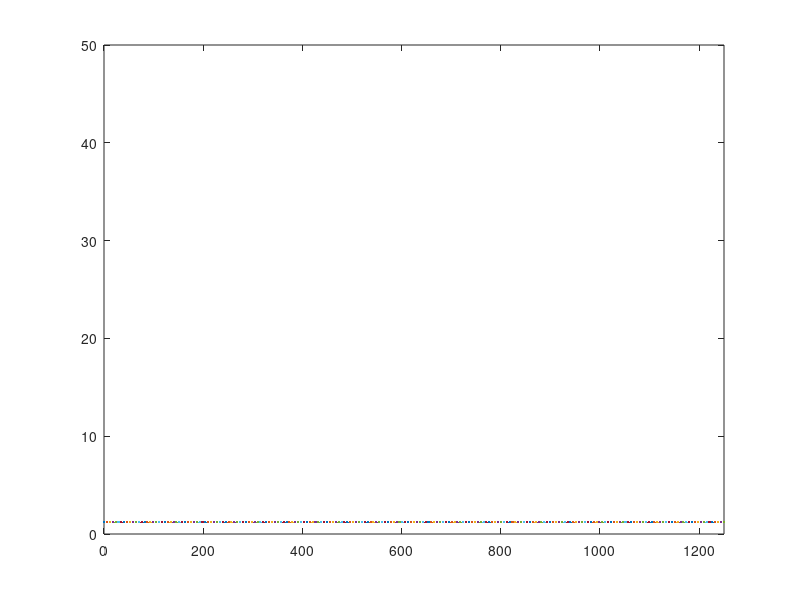

Recreate this plot in MATLAB.
# all lengths are in mm, mm4, N, etc

clear, close all;

BRIDGE_LEN = 1250;

weight_loc = [0, 100, 200];
weight_amt = [100, 100, 250];
inertia_mm = 0.418e6;
y_bar_mm = 41.4;

# calculate axle pos relative to LHS
ED_WHEEL = 52;
AX_TO_AX = 176;
CAR_TO_CAR = 164;
TRAIN_REL_POS = [ED_WHEEL AX_TO_AX CAR_TO_CAR AX_TO_AX CAR_TO_CAR AX_TO_AX];
TRAIN_LEN = sum(TRAIN_REL_POS)
TRAIN_REL_POS = cumsum(TRAIN_REL_POS);

FREIGHT_N = 100;
FREIGHT_N = FREIGHT_N / 2;
BACK_MULT = 1.1;
BACK_N = FREIGHT_N * BACK_MULT;
LOCO_MULT = 1.38;
LOCO_N = FREIGHT_N * LOCO_MULT;
TRAIN_WEIGHT = ones(1, 6) .* FREIGHT_N;
TRAIN_WEIGHT(1) = BACK_N;
TRAIN_WEIGHT(2) = BACK_N;
TRAIN_WEIGHT(5) = LOCO_N;
TRAIN_WEIGHT(6) = LOCO_N;
TRAIN_WEIGHT = -1 .* TRAIN_WEIGHT;
TOTAL_TRAIN_WEIGHT = sum(TRAIN_WEIGHT)

# calculate the reaction forces
SUPPORT_L = 25;
SUPPORT_R = 1225;

# find the reaction forces on both sides
START_SIM = -TRAIN_LEN;
END_SIM = SUPPORT_R;
#START_SIM = 500
#END_SIM = 500
STEP_SIM = 10;
reaction = [[]:[]];
steps = START_SIM:STEP_SIM:END_SIM;
max_moment = -1;
max_shear = -1;
for position = steps;
  # find the reaction forces for each step
  train_pos = TRAIN_REL_POS + position; # converts relative train pos to abs
  # filters out axles that are not on the bridge anymore
  # train_pos = train_pos .* (train_pos > SUPPORT_L) .* (train_pos < SUPPORT_R)
  dist_to_lhs = train_pos - SUPPORT_L;
  # checks if the train is on the bridge
  trains_on_bridge = (train_pos > SUPPORT_L) .* (train_pos < SUPPORT_R);
  moments_to_lhs = dist_to_lhs .* TRAIN_WEIGHT .* trains_on_bridge;
  dist_between_support = SUPPORT_R - SUPPORT_L;
  reaction_rhs = sum(moments_to_lhs) / dist_between_support * -1;
  reaction_lhs = -sum(TRAIN_WEIGHT .* trains_on_bridge) - reaction_rhs;

  reaction(1,end+1) = reaction_lhs;
  reaction(2,end) = reaction_rhs;

  # filter the train axles so that only the ones within the range are valid

  train_load = nonzeros(TRAIN_WEIGHT .* trains_on_bridge);
  train_pos = nonzeros(train_pos .* trains_on_bridge);

  force_loc = [SUPPORT_L, train_pos', SUPPORT_R];
  force_loc = repelem(force_loc, 2);
  force_loc = [force_loc, 0];

  shear_n = [reaction_lhs, train_load', reaction_rhs];
  shear_n = repelem(cumsum(shear_n), 2);
  shear_n = [0, shear_n];
  max_shear(end+1) = max(shear_n);

  moment_n = [0];
  moment_loc = force_loc;
  for idx = 1:length(force_loc)-1
    cur_shear = shear_n(idx+1);
    moment_len = force_loc(idx+1) - force_loc(idx);
    moment_n(end+1) = cur_shear * moment_len;
  end
  moment_n = cumsum(moment_n);
  max_moment(end+1) = max(moment_n);

  plot(moment_loc, moment_n) # for the BME
  #plot(force_loc, shear_n) # for the SFE
  hold on

#  shear = [[reaction_lhs, train_load, reaction_rhs],[SUPPORT_L, train_pos, SUPPORT_R]]
#  plot(shear(2,:), shear(1,:))
#  hold on
end

hold off

#plot(steps, reaction(1,:));
#hold on
#plot(steps, reaction(2,:));
#legend("LHS Reaction", "RHS Reaction")
#hold off

max_moment = max(max_moment)
max_shear = max(max_shear)

# DANIEL check compressive strength at the top

# DANIEL check compressive strength at the bottom

# DANIEL check buckling at the top

# YANG check buckling at the bottom and glue

%% Calculate FOS's

MAX_SHEAR_GLUE = 2 % MPA
MAX_SHEAR_MATBOARD = 4 % MPA
GLUE_WIDTH = 10 % mm
TOP_LENGTH = 100 % mm
MAT_THICKNESS = 1.27 % mm
LEG_SEPERATION = 80
LEG_HEIGHT = 75

dimensions = [TOP_LENGTH, LEG_SEPERATION, LEG_HEIGHT, GLUE_WIDTH, MAT_THICKNESS]

q_top_glue = TOP_LENGTH * MAT_THICKNESS
shear_glue = max_moment * q_top_glue / inertia_mm / GLUE_WIDTH

glue_fos = MAX_SHEAR_GLUE / shear_glue

q_bot_matboard = 2 * MAT_THICKNESS * y_bar_mm
shear_matboard = max_moment * q_bot_matboard / inertia_mm / (2 * MAT_THICKNESS)

matboard_fos = MAX_SHEAR_MATBOARD / shear_matboard

# YANG check thin plate buckling everywhere :melt:





%Variables
matboardtens = 30 %MPa
matboardcomp = 6 %MPa
matboardE = 4000
matboardtenscomp = [matboardtens; matboardcomp]
contactcem = 2 %MPa
dimensions = [100, 80, 75, 5, 1.27]
y = [dimensions(3) + dimensions(5); 0]
%Graph FOS Stress:
FOStens = 30 ./ ((y_bar_mm) * max_moment / inertia_mm)
FOScomp = 6 ./ (abs(y_bar_mm - (dimensions(3) + dimensions(5))) * max_moment / inertia_mm)
plot(linspace(0, 1250, 215), FOStens)
ylim([0, 50])

FOStensmin = min(abs(FOStens))


plot(linspace(0, 1250, 215), FOScomp)
ylim([0, 50])
xlim([0, 1250])

FOScompmin = min(abs(FOScomp))
